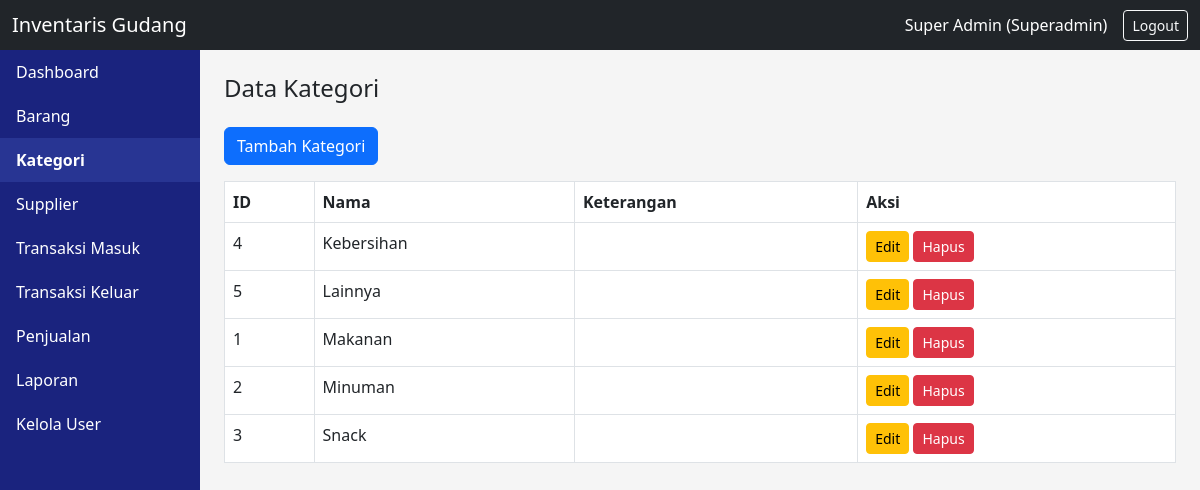
Screenshot of /pages/kategori.php (signed in) with the database file from the repository.
### tables this page shows
CREATE TABLE `kategori` (
  `id` int(11) NOT NULL,
  `nama` varchar(50) NOT NULL,
  `keterangan` text DEFAULT NULL,
  `created_at` datetime DEFAULT current_timestamp()
);

### config/koneksi.php (called while the page is built, shortened)
<?php
class Database {
    protected function connect() {
        $host = "localhost";
        $user = "root";
        $pass = "";
        $db   = "db_inventaris_gudang_uas";
        $this->conn = new mysqli($host, $user, $pass, $db);
    }
}
?>

### models/KategoriModel.php (called while the page is built, shortened)
<?php
require_once __DIR__ . '/../config/koneksi.php';
class KategoriModel extends Database {
    public function getAll() {
        $qry = "SELECT * FROM kategori ORDER BY nama ASC";
        return $this->conn->query($qry);
    }
}
?>

### pages/kategori.php (the view, shortened to what this page needs)
<?php
require_once '../config/koneksi.php';
require_once '../models/KategoriModel.php';
$kategoriModel = new KategoriModel();
$kategoris = $kategoriModel->getAll();
include '../components/header.php';
include '../components/navbar.php';
?>
<div class="container-fluid">
    <div class="row">
        <?php include '../components/sidebar.php'; ?>
        <div class="col-md-10 p-4">
            <h4 class="mb-4">Data Kategori</h4>
            <button type="button" class="btn btn-primary mb-3" data-bs-toggle="modal" data-bs-target="#modalTambah">Tambah Kategori</button>
            <table class="table table-bordered">
                <thead>
                    <tr>
                        <th>ID</th>
                        <th>Nama</th>
                        <th>Keterangan</th>
                        <th>Aksi</th>
                    </tr>
                </thead>
                <tbody>
                    <?php while ($row = $kategoris->fetch_assoc()): ?>
                    <tr>
                        <td><?= $row['id'] ?></td>
                        <td><?= htmlspecialchars($row['nama']) ?></td>
                        <td><?= htmlspecialchars($row['keterangan']) ?></td>
                        <td>
                            <button type="button" class="btn btn-sm btn-warning" data-bs-toggle="modal" data-bs-target="#modalEdit<?= $row['id'] ?>">Edit</button>
                            <a href="proses_kategori.php?aksi=hapus&id=<?= $row['id'] ?>" class="btn btn-sm btn-danger" onclick="return confirm('Yakin hapus kategori ini?')">Hapus</a>
                        </td>
                    </tr>
                    <?php endwhile; ?>
                </tbody>
            </table>
        </div>
    </div>
</div>
<?php include '../components/footer.php'; ?>

### assets/css/style.css (style rules this page uses)
body { background-color: #f5f5f5; }

### rows the page displays
kategori: id "4", nama "Kebersihan"
kategori: id "5", nama "Lainnya"
kategori: id "1", nama "Makanan"
kategori: id "2", nama "Minuman"
kategori: id "3", nama "Snack"

### other values shown
Session::getNama() "Super Admin"
Session::getRole() "Superadmin"
